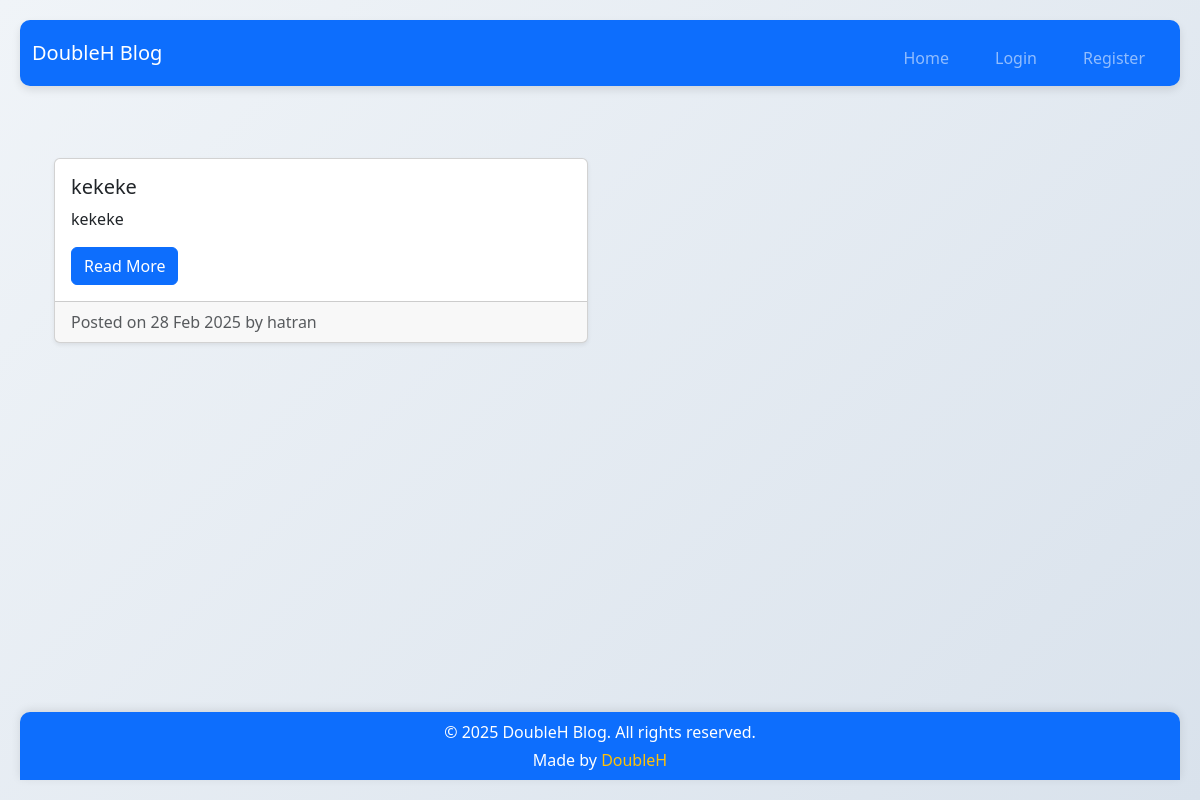
Before: /?page=2 with the older database file.
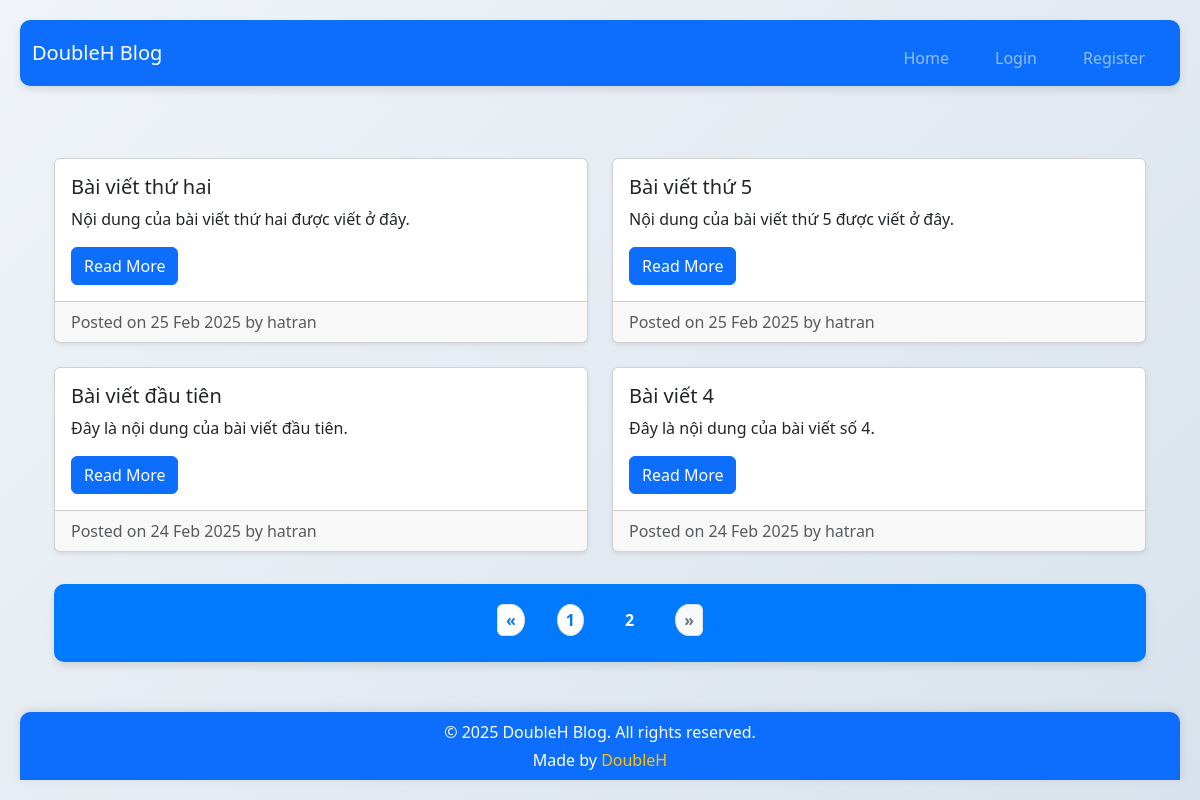
After: the same page with the newer database file.
### app/models.py (models this page shows, shortened)
class Post(models.Model):
    user = models.ForeignKey(User, on_delete=models.CASCADE)
    title = models.CharField(max_length=200)
    content = models.TextField()
    created_at = models.DateTimeField(auto_now_add=True)

### app/views.py (the view)
# urls.py: path('', views.home, name='home'),
def home(request):
    posts_list = Post.objects.all().order_by('-created_at')
    paginator = Paginator(posts_list, 10)
    page_number = request.GET.get('page')
    try:
        posts = paginator.page(page_number)
    except PageNotAnInteger:
        posts = paginator.page(1)
    except EmptyPage:
        posts = paginator.page(paginator.num_pages)
    context = {
        'posts': posts,
    }
    return render(request, 'home.html', context)

### app/templates/home.html (shortened to what this page needs)
{% extends 'base.html' %}
{% block content %}
<div class="container my-5">
    <div class="row">
        {% for post in posts %}
        <div class="col-md-6 mb-4 d-flex align-items-stretch">
            <div class="card w-100 shadow-sm">
                <div class="card-body">
                    <h5 class="card-title">{{ post.title }}</h5>
                    <p class="card-text">{{ post.content|truncatewords:20 }}</p>
                    <a href="{% url 'post_detail' post.pk %}" class="btn btn-primary">Read More</a>
                </div>
                <div class="card-footer text-muted">
                    Posted on {{ post.created_at|date:"d M Y" }} by {{ post.user.username }}
                </div>
            </div>
        </div>
        {% empty %}
        <p class="text-center">No posts available.</p>
        {% endfor %}
    </div>
    {% if posts.has_other_pages %}
    <nav aria-label="Page navigation example" class="mt-2" style="font-size: 0.7rem; padding: 0.5rem 0;">
        <ul class="pagination justify-content-center" style="font-size: 0.7rem; padding: 0.1rem 0.3rem; gap: 3px;">
            {% if posts.has_previous %}
            <li class="page-item">
                <a class="page-link" href="?page={{ posts.previous_page_number }}" aria-label="Previous" style="padding: 0.2rem 0.5rem;">
                    <span aria-hidden="true">&laquo;</span>
                </a>
            </li>
            {% else %}
            <li class="page-item disabled">
                <span class="page-link" aria-label="Previous" style="padding: 0.2rem 0.5rem;">&laquo;</span>
            </li>
            {% endif %}
            {% for num in posts.paginator.page_range %}
                {% if num == 1 or num == posts.paginator.num_pages or num|add:"-1" <= posts.number and num|add:"1" >= posts.number %}
                    {% if posts.number == num %}
                    <li class="page-item active">
                        <span class="page-link" style="padding: 0.2rem 0.5rem;">{{ num }}</span>
                    </li>
                    {% else %}
                    <li class="page-item">
                        <a class="page-link" href="?page={{ num }}" style="padding: 0.2rem 0.5rem;">{{ num }}</a>
                    </li>
                    {% endif %}
                {% elif num == posts.number|add:"-2" or num == posts.number|add:"2" %}
                    <li class="page-item disabled">
                        <span class="page-link" style="padding: 0.2rem 0.5rem;">...</span>
                    </li>
                {% endif %}
            {% endfor %}
            {% if posts.has_next %}
            <li class="page-item">
                <a class="page-link" href="?page={{ posts.next_page_number }}" aria-label="Next" style="padding: 0.2rem 0.5rem;">
                    <span aria-hidden="true">&raquo;</span>
                </a>
            </li>
            {% else %}
            <li class="page-item disabled">
                <span class="page-link" aria-label="Next" style="padding: 0.2rem 0.5rem;">&raquo;</span>
            </li>
            {% endif %}
        </ul>
    </nav>
    {% endif %}
</div>
{% endblock %}

Changed rows visible on the page:
removed Post: title "kekeke", content "kekeke", created_at "28 Feb 2025", user.username "hatran"
added Post: title "Bài viết thứ hai", content "Nội dung của bài viết thứ hai được viết ở đây.", created_at "25 Feb 2025", user.username "hatran"
added Post: title "Bài viết thứ 5", content "Nội dung của bài viết thứ 5 được viết ở đây.", created_at "25 Feb 2025", user.username "hatran"
added Post: title "Bài viết đầu tiên", content "Đây là nội dung của bài viết đầu tiên.", created_at "24 Feb 2025", user.username "hatran"
added Post: title "Bài viết 4", content "Đây là nội dung của bài viết số 4.", created_at "24 Feb 2025", user.username "hatran"
Other visible differences:
new list line: "1"
new list line: "2"
